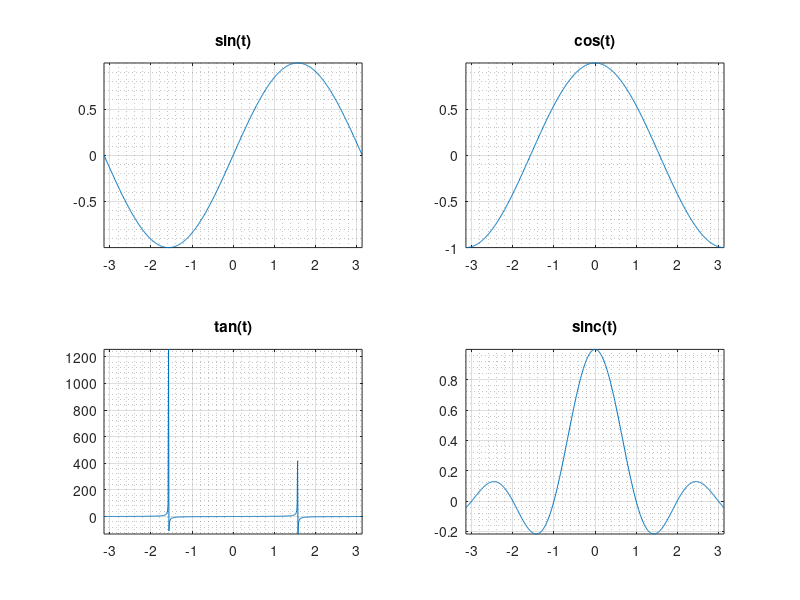

Write MATLAB code to recreate this figure.
% Tool zur Erstellung von technischen Graphen
%
% In diesem Notebook sind verschiedene Vorlagen f?r unterschiedliche Graphen. 
% Dieses Tool soll die Erstellung von Prakikumsberichten vereinfachen.

% (c) Malte Mueller 2019

%% Einfacher X-Y-Plot

t = -5:0.01:5;
x = sin(t);

plot(t,x, 'r--', 'LineWidth', 2);

% Farben:
% 'b = blue (default)', 'k = black', 'r = red', 'g = green', 
% 'y = yellow', 'c = cyan', 'm = magenta'

% Datenpunkte:
% '-', '--', 'o', '+' , 'x', '*'

grid on; grid minor;

title("Titel");
xlabel("X-Achse"); ylabel("Y-Achse");
legend("x(t)");

%% STEM-Plot
% Darstellung Fourierkoeffizienten, ..

k = 0:1:6;
x = [1.22, -2.56 , -1 , 0, 4.3, 1.3, 0.3];

stem(k, x);

grid on; grid minor;

title("Titel");
xlabel("X-Achse"); ylabel("Y-Achse");
legend("x(k*F)");

%% Mehrere X-Y-Plots in einen Graphen

t = -5:0.01:5;

plot(t, sin(t), t, cos(t), t, 2*sin(2*t), t, 0.5*cos(0.5*t));

grid on; grid minor;

title("Titel");
xlabel("X-Achse"); ylabel("Y-Achse");
legend("sin(t)", "cos(t)", "2*sin(2t)", "0.5*cos(0.5t)");

%% Mehrere X-Y-Plots zeitversetzt in einen Graphen

t = -5:0.01:5;

for k = 1:4
    plot(t, sin(k*t));
    hold on;
end

grid on; grid minor;
title("Titel");
xlabel("X-Achse"); ylabel("Y-Achse");

hold off;

%% 3D-Graphen

[x,y]=meshgrid(linspace(0,10));

z=sin(x).*cos(y);
mesh(x,y,z)
title('Titel')

%% 2 Subplots untereinander

t = -pi:0.01:pi;

ax1 = subplot(2,1,1)
    plot(t, sin(t)); grid on; grid minor; axis tight;
    title("sin(t)")
ax2 = subplot(2,1,2)
    plot(t, cos(t)); grid on; grid minor; axis tight;
    title("cos(t)")    
    
%% 2 Subplots nebeneinander

t = -pi:0.01:pi;

ax1 = subplot(1,2,1)
    plot(t, sin(t)); grid on; grid minor; axis tight;
    title("sin(t)")
ax2 = subplot(1,2,2)
    plot(t, cos(t)); grid on; grid minor; axis tight;
    title("cos(t)")   
    
%% 4 Subplots 

t = -pi:0.01:pi;

ax1 = subplot(2,2,1)
    plot(t, sin(t)); grid on; grid minor; axis tight;
    title("sin(t)")
ax2 = subplot(2,2,2)
    plot(t, cos(t)); grid on; grid minor; axis tight;
    title("cos(t)")  
ax3 = subplot(2,2,3)
    plot(t, tan(t)); grid on; grid minor; axis tight;
    title("tan(t)")
ax4 = subplot(2,2,4)
    plot(t, sinc(t)); grid on; grid minor; axis tight;
    title("sinc(t)")  
    